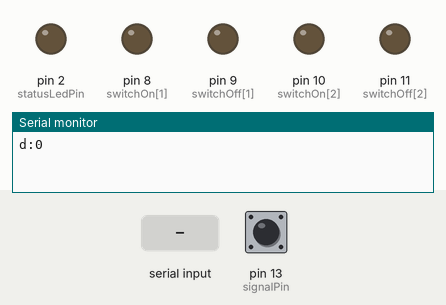
Bench run of a sketch on a simulated Arduino Uno, built with avr-gcc and run on an emulated ATmega328P. Shown: output pins drawn as LEDs (lit = HIGH), the last lines printed to the serial monitor. The test bench sets the inputs (shaded band); at power-on: pin 13 (signalPin) HIGH.

Above: at 1.2 s.
1.3 s: "90,45\n" received over Serial
At 2.5 s:
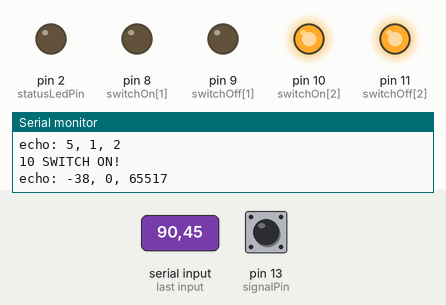
2.8 s: "30,150\n" received over Serial
At 3.9 s:
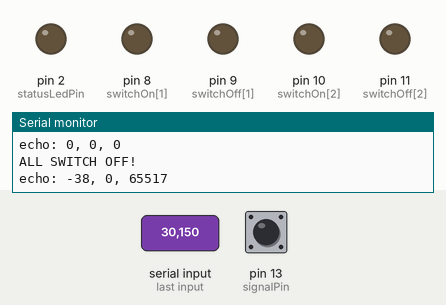
4.3 s: "200\n" received over Serial
5.8 s: "5\n" received over Serial
At 7.0 s:
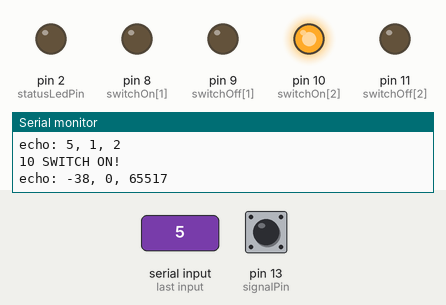
7.3 s: "0\n" received over Serial
At 8.3 s:
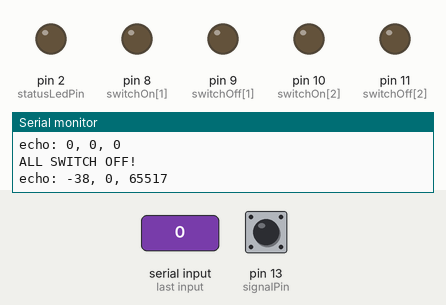
Timing chart, 0 to 9.8 s (numbered marks = the images above; inputs shaded):
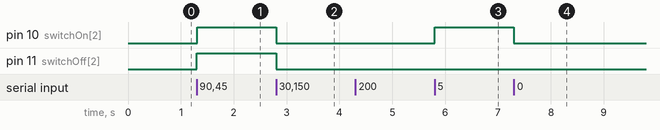

Measured:
- after the input at 1.3 s, pin 10 (switchOn[2]), pin 11 (switchOff[2]): LOW → HIGH at once
- after the input at 2.8 s, pin 10 (switchOn[2]), pin 11 (switchOff[2]): HIGH → LOW at once
- after the input at 5.8 s, pin 10 (switchOn[2]): LOW → HIGH at once
- after the input at 7.3 s, pin 10 (switchOn[2]): HIGH → LOW at once

The sketch:

sparEl.ino
```cpp
/*
This sketch reads from a pin and calculactes the delta between two signals.
The delta is sent to a host over serial and then
There is a counter
*/


// Number of buckets used
#define buckets 64
// Number of milliseconds per bucket
#define millisPerBucket 60000
// Read status from pin 13
#define signalPin 13
#define statusLedPin 2

// Holds the last read time which will be used to calculate a delta
unsigned long lastRead = 0;
// is the light still on
boolean lastLight = false;
// Last read for bucket
unsigned long lastBucketRead = 0;
// timer buckets
unsigned short ticksPerMinute[buckets];
// Bucket pointer
unsigned short bucketPtr = 0;

// Incomming byte from serial
int incomingByte = 0;

const int switches = 3;
int switchOn[] = {statusLedPin, 8, 10};
int switchOff[] = {statusLedPin, 9, 11};

int id = 0;
// the setup routine runs once when you press reset:
void setup() {
  // initialize serial communication at 9600 bits per second:
  Serial.begin(115200);
  // make the pushbutton's pin an input:
  pinMode(signalPin, INPUT);

  // Make the switch pins as output
  for(int i = 0; i < switches; ++i) {
    pinMode(switchOn[i], OUTPUT);
    pinMode(switchOff[i], OUTPUT);
  }

  ticksPerMinute[bucketPtr] = 0;

  // Loop until signal on pin
  while(!digitalRead(signalPin));

  lastBucketRead = lastRead = millis();
}


inline void serialEvent() {
  if (Serial.available() > 0) {
    incomingByte = Serial.read()-48;

    // Turn switch on or off
    bool on = incomingByte & 1;
    unsigned int switchid = incomingByte >> 1;


  Serial.print("echo: ");
  Serial.print(incomingByte);
  Serial.print(", ");
  Serial.print(on);
  Serial.print(", ");
  Serial.println(switchid);

    if(incomingByte == 0) {
      for(int i = 0; i < switches; ++i) {
        digitalWrite(switchOn[i], LOW);
        digitalWrite(switchOff[i], LOW);
      }
      Serial.println("ALL SWITCH OFF!");
    } else if(switchid < switches){
      if(on) {
	Serial.print(switchOn[switchid]);
	Serial.println(" SWITCH ON!");
        digitalWrite(switchOn[switchid], HIGH);
      } else {
	Serial.print(switchOff[switchid]);
	Serial.println(" SWITCH ON!");
        digitalWrite(switchOff[switchid], HIGH);
      }
    }
  }
}

// Change to the next bucket
inline void changeBucket() {
  // Send bucket data
  Serial.print("b:");
  Serial.println(ticksPerMinute[bucketPtr]);

  // Move to next bucket but check boundries first
  if(++bucketPtr >= buckets) {
    bucketPtr = 0;
  }

  // Reset next bucket
  ticksPerMinute[bucketPtr] = 0;
}

// the loop routine runs over and over again forever:
void loop() {
  const unsigned long now = millis();
  boolean lightNow = digitalRead(signalPin);
  if (lastLight == false && lightNow == true) {
    Serial.print("d:");
    Serial.println(now-lastRead);
    lastRead = now;
    ++ticksPerMinute[bucketPtr];
  }
  lastLight = lightNow;
  if((now-lastBucketRead) > millisPerBucket) {
    changeBucket();
    lastBucketRead = now;
  }
  serialEvent();
}
```
